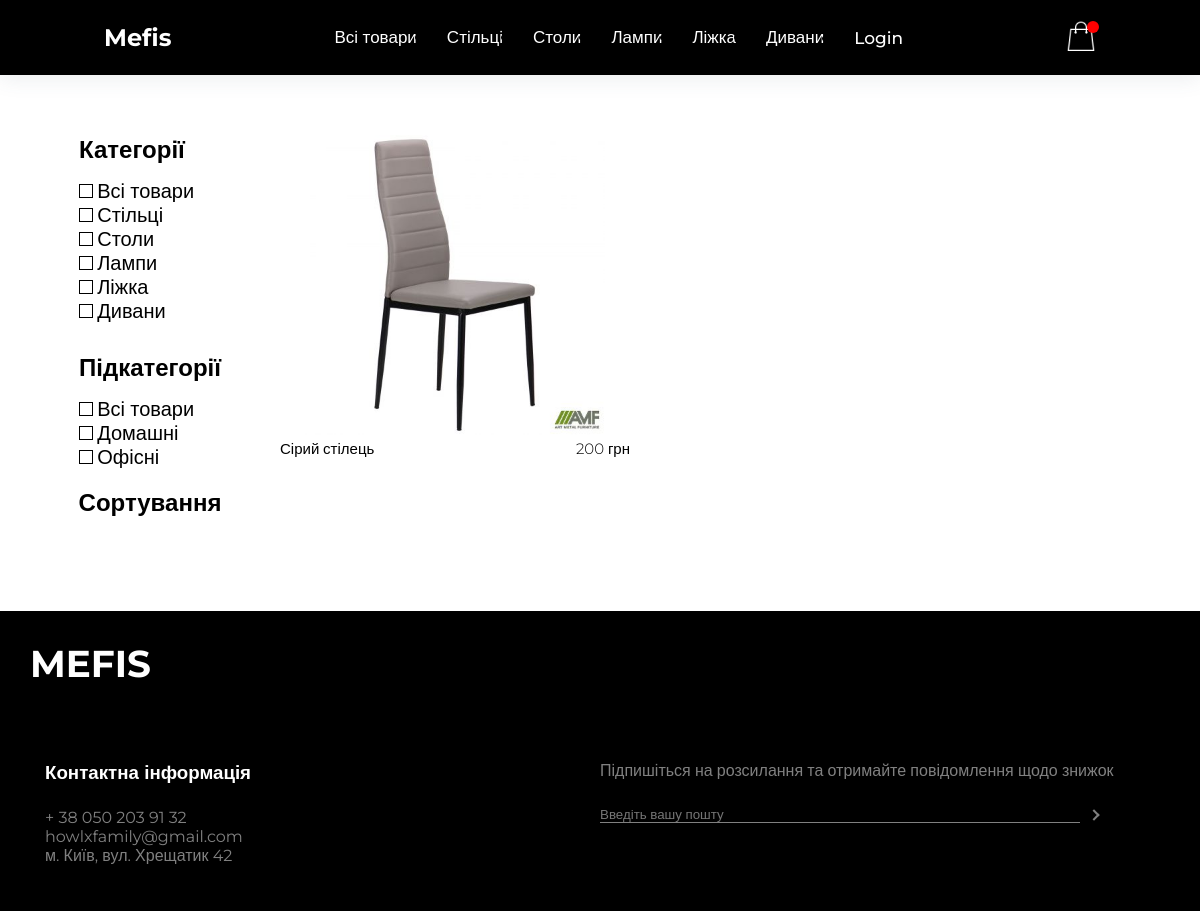
Page /category/2 on the committed database.
### main/models.py (models this page shows, shortened)
class Categories(models.Model):
    id = models.IntegerField(primary_key=True)
    name = models.CharField(max_length=100)

class Subcategories(models.Model):
    id = models.IntegerField(primary_key=True)
    name = models.CharField(max_length=50)

class Product(models.Model):
    id = models.IntegerField(primary_key=True)
    name = models.CharField(max_length=255)
    description = models.TextField(blank=True)
    fabrics = models.ForeignKey(Fabric, on_delete=models.DO_NOTHING, null=True)
    photo = models.ImageField(upload_to='main/static/main/img')
    price = models.DecimalField(default=0, max_digits=10, decimal_places=0)
    is_available = models.BooleanField(default=True)
    category = models.ForeignKey(Categories, on_delete=models.CASCADE, null=True)
    subcategory = models.ForeignKey(Subcategories, on_delete=models.CASCADE, null=True)

### main/views.py (the view)
# urls.py: path('category/<int:category_id>', views.category, name='category_details'),
def category(request, category_id):
    categories = Categories.objects.all()
    products = Product.objects.filter(category__product__id=category_id)
    subcategories = Subcategories.objects.all()
    return render(request, 'main/catalog.html',
                  {'products': products, 'categories': categories, 'subcategories': subcategories})

### main/templates/main/catalog.html (shortened to what this page needs)
{% extends 'main/layout.html' %}
{% block content %}
    {% include "main/includes/header.html" %}
    <div class="catalog">
        <div class="categories">
            <div class="catalog-responsive-options">
                <ul class="menu-catalog">
                    <li>
                        <h3 class="categories">Категорії</h3>
                        {% for category in categories %}
                            <form>
                                <input id="html{{ category.id }}" type="checkbox"
                                       onclick="window.location.href='?category={{ category.id }}'">
                                <label for="html{{ category.id }}">{{ category.name }}</label>
                            </form>
                        {% endfor %}
                        <h3 class="sub-category">Підкатегорії</h3>
                        {% for subcategory in subcategories %}
                            <form>
                                <input id="html{{ subcategory.id }}" type="checkbox"
                                       onclick="window.location.href='?subcategory={{ subcategory.id }}'">
                                <label for="html{{ subcategory.id }}">{{ subcategory.name }}</label>
                            </form>
                        {% endfor %}</li>
                </ul>
            </div>
            <div class="sorting-menu">
                <ul class="sorting-catalog">
                    <li>
                        <h3 class="categories">Сортування</h3>
                    </li>
                </ul>
            </div>
        </div>
        <div class="shop-grid">
            {% for product in products %}
                <a href="{% url 'product_page' product_real_id=product.id %}">
                    <div class="product-wrapper">
                        <div class="product-photo">
                            <img class="product-photo-placed" src="{{ product.photo.url }}">
                        </div>
                        <div class="product-text">
                            <div class="product-text-name">
                                <h1>{{ product.name }}</h1>
                            </div>
                            <div class="product-text-price">
                                <h1>{{ product.price }} грн</h1>
                            </div>
                        </div>
                    </div>
                </a>
            {% endfor %}
        </div>
    </div>
    {% include "main/includes/footer.html" %}
{% endblock %}

### main/templates/main/includes/header.html (shortened to what this page needs)
<link rel="stylesheet" href="../../static/main/css/header.css">
<div class="header-container">
    <header class="header">
        <nav>
            <div class="logo">
                <a href="{% url 'home' %}">Mefis</a>
            </div>
            <div class="main-menu">
                <ul class="menu">
                    {% for category in categories %}
                        <li><a href="/catalog?category={{ category.id }}">{{ category.name }}</a></li>
                    {% endfor %}
                    {% if user.is_authenticated %}
                        <li><a href="/logout/">Logout</a></li>
                    {% else %}
                        <li><a href="/login/">Login</a></li>
                    {% endif %}
                </ul>
            </div>
            <div class="options-container">
                <a href="../cart">
                    <img src="../../../static/main/img/icons8-shopping-bag-50%201.png">
                </a>
                <span class="quantity"></span>
            </div>
        </nav>
    </header>
</div>

### main/static/main/css/index.css (style rules this page uses)
* { margin: 0; padding: 0; box-sizing: border-box; font-family: 'Montserrat', sans-serif; }

### main/static/main/css/catalog.css (style rules this page uses)
.catalog { display: grid; height: auto; grid-template-columns: 220px auto; grid-template-rows: auto auto; padding-top: 60px; padding-left: 40px; grid-column-gap: 20px; padding-bottom: 60px; }
.catalog h3 { color: black; font-weight: 600; font-size: 24px; margin-bottom: 15px; }
.menu-catalog { display: flex; justify-content: center; align-items: center; list-style-type: none; }
.categories { height: fit-content; width: 100%; grid-area: 1/1/2/2; }
.sub-category { margin-top: 30px; }
.shop-grid { height: 100%; width: 100%; grid-area: 1/2/3/3; display: grid; grid-template-columns: repeat(auto-fit, minmax(250px, 350px)); grid-column-gap: 30px; grid-row-gap: 30px; }
.shop-grid a { text-decoration: none; }
.catalog input { appearance: none; height: 14px; width: 14px; border: 1px solid black; cursor: pointer; }
.catalog label { cursor: pointer; font-size: 20px; }
.sorting-catalog { display: flex; justify-content: center; align-items: center; list-style-type: none; }
.catalog input:after { background-color: black; padding: 1px; display: none; }
.product-wrapper { display: grid; grid-template-rows: repeat(2, auto); }
.product-photo { max-width: 100%; height: auto; }
.product-photo img { object-fit: contain; object-position: center; max-height: 100%; max-width: 100%; }
.product-photo-placed { width: 100%; height: 300px; }
.product-text { width: 100%; float: bottom; display: grid; vertical-align: top; grid-template-columns: repeat(2, auto); }
.product-text h1 { font-size: 15px; font-weight: 300; color: black; }
.product-text .product-text-price { text-align: right; }

### main/static/main/css/header.css (style rules this page uses)
.header { top: 0; width: 100%; box-shadow: 0 4px 20px hsla(207, 24%, 35%, 0.1); z-index: 2; background-color: black; text-decoration: none; list-style: none; }
nav { display: flex; justify-content: space-around; align-items: center; padding: 20px 30px; }
.logo a { font-size: 24px; font-weight: bold; color: white; text-decoration: none; list-style: none; margin: 0 auto; }
.menu { display: flex; justify-content: center; align-items: center; }
.menu a { display: block; padding: 7px 15px; font-size: 17px; font-weight: 500; transition: 0.2s all ease-in-out; color: white; text-decoration: none; list-style: none; }
.options-container { position: relative; text-align: right; }
.options-container img { width: 30px; }
header .options-container span { background-color: red; border-radius: 50%; display: flex; justify-content: center; align-items: center; color: white; position: absolute; top: 0px; left: 70%; padding: 6px 6px; }

### rows in the picture
Categories: name "Всі товари"
Categories: name "Стільці"
Categories: name "Столи"
Categories: name "Лампи"
Categories: name "Ліжка"
Categories: name "Дивани"
Subcategories: name "Всі товари"
Subcategories: name "Домашні"
Subcategories: name "Офісні"
Product: photo (picture), name "Сірий стілець", price "200"
